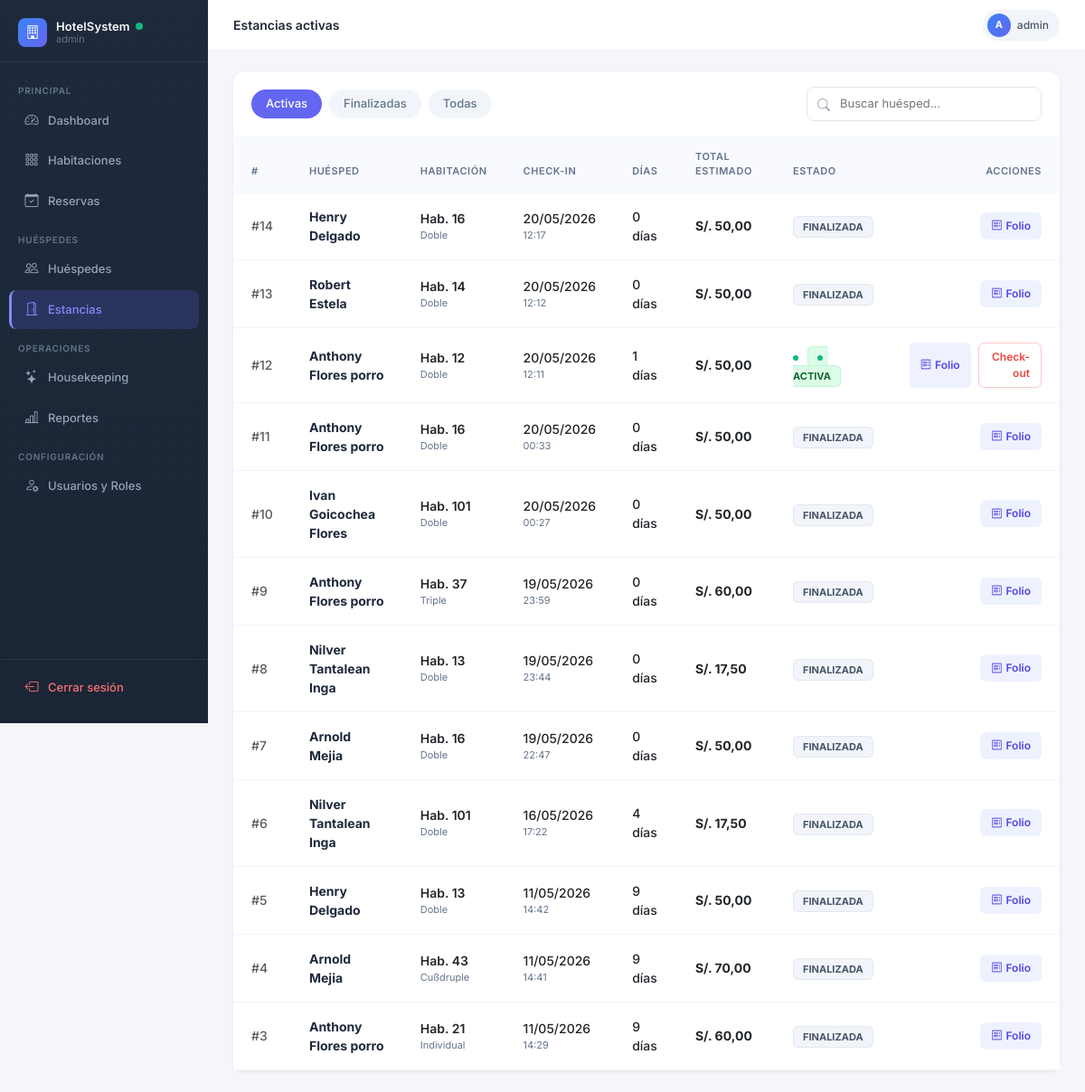
The app's page /estancias/ (signed in), older data.
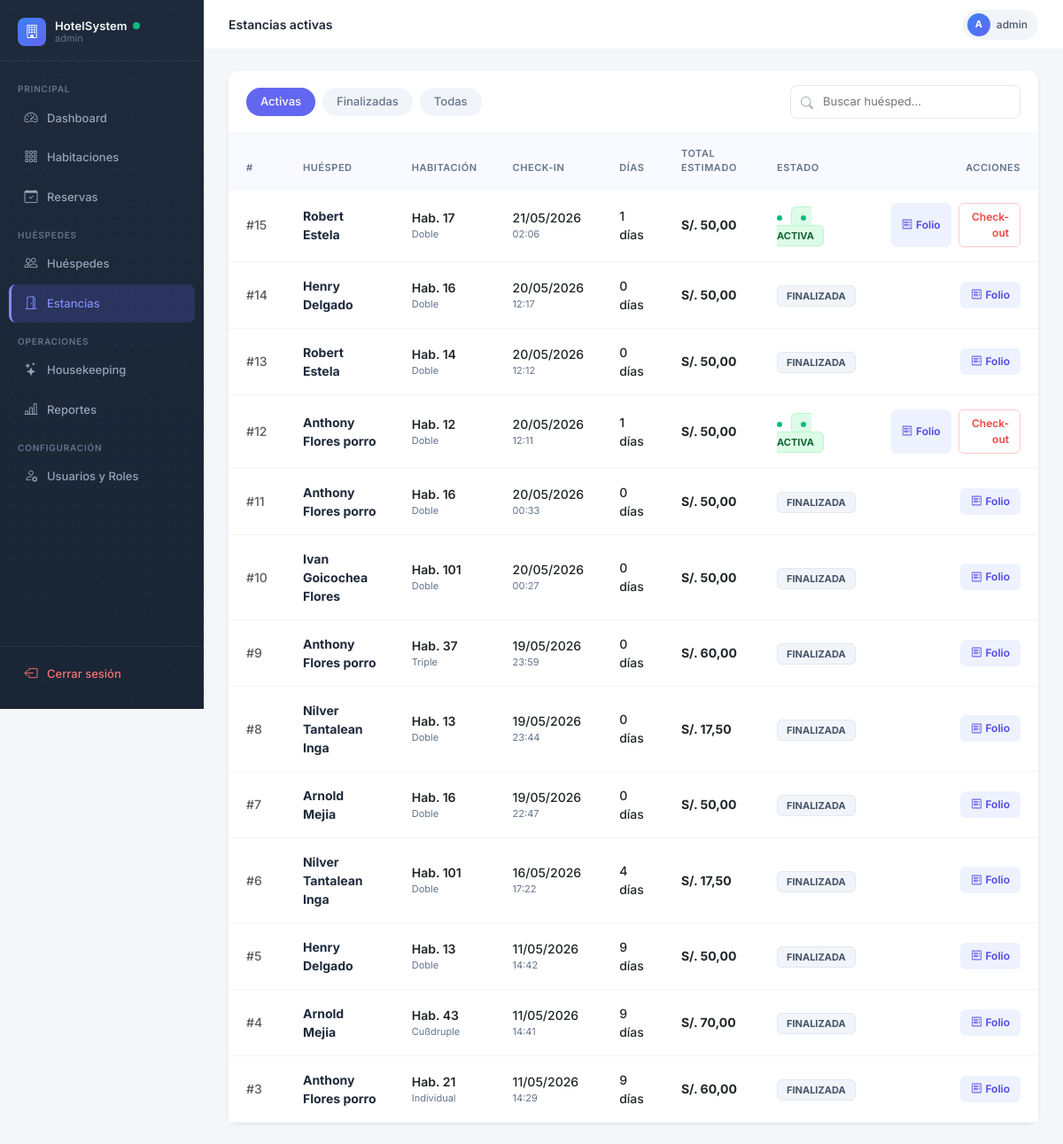
The same page, newer data.
### estancias/models.py (models this page shows, shortened)
class Estancia(models.Model):
    ACTIVA = 'ACTIVA'
    FINALIZADA = 'FINALIZADA'
    ESTADO_CHOICES = [
        (ACTIVA, 'Activa'),
        (FINALIZADA, 'Finalizada'),
    ]
    reserva = models.OneToOneField(Reserva, on_delete=models.CASCADE, related_name='estancia')
    habitacion = models.ForeignKey(Habitacion, on_delete=models.CASCADE, related_name='estancias')
    fecha_checkin = models.DateTimeField(auto_now_add=True)
    fecha_checkout = models.DateTimeField(null=True, blank=True)
    precio_final = models.DecimalField(max_digits=10, decimal_places=2, default=0)
    estado = models.CharField(max_length=20, choices=ESTADO_CHOICES, default=ACTIVA)
    class Meta:
        verbose_name = 'Estancia'
        verbose_name_plural = 'Estancias'

### reservas/models.py (models this page shows, shortened)
class Reserva(models.Model):
    POR_DIA = 'DIA'
    POR_HORA = 'HORA'
    MODALIDAD_CHOICES = [
        (POR_DIA, 'Por dia'),
        (POR_HORA, 'Por horas'),
    ]
    PENDIENTE = 'PENDIENTE'
    CONFIRMADA = 'CONFIRMADA'
    CHECKIN = 'CHECKIN'
    CHECKOUT = 'CHECKOUT'
    CANCELADA = 'CANCELADA'
    ESTADO_CHOICES = [
        (PENDIENTE, 'Pendiente'),
        (CONFIRMADA, 'Confirmada'),
        (CHECKIN, 'Check-In realizado'),
        (CHECKOUT, 'Check-Out realizado'),
        (CANCELADA, 'Cancelada'),
    ]
    DIRECTO = 'DIRECTO'
    WEB = 'WEB'
    AGENCIA = 'AGENCIA'
    ORIGEN_CHOICES = [
        (DIRECTO, 'Directo'),
        (WEB, 'Web'),
        (AGENCIA, 'Agencia'),
    ]
    hotel = models.ForeignKey(Hotel, on_delete=models.CASCADE, related_name='reservas')
    huesped = models.ForeignKey(Huesped, on_delete=models.CASCADE, related_name='reservas')
    habitacion = models.ForeignKey(Habitacion, on_delete=models.SET_NULL, null=True, blank=True, related_name='reservas')
    fecha_entrada = models.DateField()
    fecha_salida = models.DateField()
    fecha_hora_entrada = models.DateTimeField(null=True, blank=True)
    fecha_hora_salida = models.DateTimeField(null=True, blank=True)
    modalidad = models.CharField(max_length=10, choices=MODALIDAD_CHOICES, default=POR_DIA)
    duracion_horas = models.DecimalField(max_digits=5, decimal_places=2, default=0)
    tolerancia_minutos = models.PositiveIntegerField(default=10)
    cargo_extra_desde_minutos = models.PositiveIntegerField(default=30)
    num_adultos = models.IntegerField(default=1, validators=[MinValueValidator(1)])
    estado = models.CharField(max_length=20, choices=ESTADO_CHOICES, default=PENDIENTE)
    precio_total = models.DecimalField(max_digits=10, decimal_places=2, default=0)
    origen = models.CharField(max_length=10, choices=ORIGEN_CHOICES, default=DIRECTO)
    created_at = models.DateTimeField(auto_now_add=True)
    class Meta:
        verbose_name = 'Reserva'
        verbose_name_plural = 'Reservas'

### huespedes/models.py (models this page shows, shortened)
class Huesped(models.Model):
    DNI = 'DNI'
    PASAPORTE = 'PASAPORTE'
    CE = 'CE'
    TIPO_DOC_CHOICES = [
        (DNI, 'DNI'),
        (PASAPORTE, 'Pasaporte'),
        (CE, 'Carné de Extranjería'),
    ]
    tipo_doc = models.CharField(max_length=10, choices=TIPO_DOC_CHOICES, default=DNI)
    num_doc = models.CharField(max_length=20, unique=True)
    nombres = models.CharField(max_length=100)
    apellidos = models.CharField(max_length=100)
    email = models.EmailField(blank=True, null=True)
    telefono = models.CharField(max_length=20, blank=True, null=True)
    nacionalidad = models.CharField(max_length=50, default='Peruana')
    created_at = models.DateTimeField(auto_now_add=True)
    class Meta:
        verbose_name = 'Huésped'
        verbose_name_plural = 'Huéspedes'

### hotel/models.py (models this page shows, shortened)
class Habitacion(models.Model):
    DISPONIBLE = 'DISPONIBLE'
    OCUPADA = 'OCUPADA'
    LIMPIEZA = 'LIMPIEZA'
    MANTENIMIENTO = 'MANTENIMIENTO'
    ESTADO_CHOICES = [
        (DISPONIBLE, 'Disponible'),
        (OCUPADA, 'Ocupada'),
        (LIMPIEZA, 'En Limpieza'),
        (MANTENIMIENTO, 'En Mantenimiento'),
    ]
    hotel = models.ForeignKey(Hotel, on_delete=models.CASCADE, related_name='habitaciones')
    tipo = models.ForeignKey(TipoHabitacion, on_delete=models.CASCADE, related_name='habitaciones')
    numero = models.CharField(max_length=10)
    piso = models.IntegerField()
    estado = models.CharField(max_length=20, choices=ESTADO_CHOICES, default=DISPONIBLE)
    imagen_url = models.URLField(blank=True, null=True)
    imagenes_urls = models.JSONField(default=list, blank=True)
    class Meta:
        verbose_name = 'Habitación'
        verbose_name_plural = 'Habitaciones'
        unique_together = ['hotel', 'numero']

class TipoHabitacion(models.Model):
    hotel = models.ForeignKey(Hotel, on_delete=models.CASCADE, related_name='tipos_habitacion')
    nombre = models.CharField(max_length=100)
    capacidad = models.IntegerField(validators=[MinValueValidator(1)])
    precio_base = models.DecimalField(max_digits=10, decimal_places=2)
    amenidades = models.JSONField(default=list)
    class Meta:
        verbose_name = 'Tipo de Habitación'
        verbose_name_plural = 'Tipos de Habitación'

### views_frontend.py (the view)
# urls.py: path('estancias/', estancias_lista, name='estancias_lista'),
@login_required
def estancias_lista(request):
    if not _es_recepcionista(request.user):
        return _acceso_denegado(request)
    from django.utils import timezone
    estancias = Estancia.objects.select_related(
        'reserva__huesped', 'habitacion__tipo'
    ).all().order_by('-fecha_checkin')
    for e in estancias:
        if e.fecha_checkout:
            e.dias_estancia = (e.fecha_checkout.date() - e.fecha_checkin.date()).days
        else:
            e.dias_estancia = (timezone.now().date() - e.fecha_checkin.date()).days or 1
    return render(request, 'estancias/lista.html', {'estancias': estancias})

### views_frontend.py (called while the page is built)
def _es_admin(user):
    return user.is_superuser or user.groups.filter(name='admin').exists()

def _es_recepcionista(user):
    return _es_admin(user) or user.groups.filter(name='recepcionista').exists()

### templates/estancias/lista.html (shortened to what this page needs)
{% extends 'base.html' %}
{% block page_title %}Estancias activas{% endblock %}
{% block content %}
<div class="card border-0 shadow-sm" style="border-radius: 12px; background: #fff;">
  <div class="estancias-filters">
    <div class="estancias-tabs">
      <a href="?estado=ACTIVA" class="estancias-tab {% if request.GET.estado == 'ACTIVA' or not request.GET.estado %}active{% endif %}">Activas</a>
      <a href="?estado=FINALIZADA" class="estancias-tab {% if request.GET.estado == 'FINALIZADA' %}active{% endif %}">Finalizadas</a>
      <a href="?estado=TODAS" class="estancias-tab {% if request.GET.estado == 'TODAS' %}active{% endif %}">Todas</a>
    </div>
    <div class="search-wrapper">
      <i class="bi bi-search search-icon"></i>
      <form method="get">
        <input type="text" name="q" value="{{ request.GET.q }}" class="search-input" placeholder="Buscar huésped...">
      </form>
    </div>
  </div>
  <div class="table-responsive">
    <table class="table table-estancias table-hover mb-0" style="width: 100%; border-collapse: collapse;">
      <thead>
        <tr><th>#</th><th>Huésped</th><th>Habitación</th><th>Check-in</th><th>Días</th>{% if not request.user.groups.all|join:',' == 'Recepcionista' %}<th>Total estimado</th>{% endif %}<th>Estado</th><th class="text-end">Acciones</th></tr>
      </thead>
      <tbody>
        {% for e in estancias %}
        <tr>
          <td class="text-muted fw-medium">#{{ e.id }}</td>
          <td>
            <div class="fw-bold" style="color: #1e293b;">{{ e.reserva.huesped.nombres }} {{ e.reserva.huesped.apellidos }}</div>
          </td>
          <td>
            <div class="fw-semibold text-dark">Hab. {{ e.habitacion.numero }}</div>
            <div style="font-size: 11px; color: #64748b;">{{ e.habitacion.tipo.nombre }}</div>
          </td>
          <td>
            <div class="fw-medium text-dark">{{ e.fecha_checkin|date:"d/m/Y" }}</div>
            <div style="font-size: 11px; color: #64748b;">{{ e.fecha_checkin|date:"H:i" }}</div>
          </td>
          <td class="fw-medium text-dark">{{ e.dias_estancia }} días</td>
          {% with user_groups=request.user.groups.all|join:',' %}
          {% if 'Recepcionista' not in user_groups or request.user.is_superuser %}
          <td class="fw-bold text-dark">S/. {{ e.precio_final }}</td>
          {% endif %}
          {% endwith %}
          <td>
            {% if e.estado == 'ACTIVA' %}
            <span class="badge-activa">ACTIVA</span>
            {% else %}
            <span class="badge-finalizada">FINALIZADA</span>
            {% endif %}
          </td>
          <td class="text-end">
            <div class="d-flex gap-2 justify-content-end">
              <a href="/estancias/{{ e.id }}/folio/" class="btn-folio text-decoration-none">
                <i class="bi bi-receipt me-1"></i>Folio
              </a>
              {% if e.estado == 'ACTIVA' %}
              <a href="/estancias/{{ e.id }}/checkout/" class="btn-checkout text-decoration-none"
                 onclick="return confirm('¿Confirmar check-out?')">Check-out</a>
              {% endif %}
            </div>
          </td>
        </tr>
        {% endfor %}
      </tbody>
    </table>
  </div>
</div>
{% endblock %}

Row changes from the older to the newer data that the page shows:
added Estancia: id "15", reserva.huesped.nombres "Robert", reserva.huesped.apellidos "Estela", habitacion.numero "17", habitacion.tipo.nombre "Doble", fecha_checkin "21/05/2026", fecha_checkin "02:06", dias_estancia "1", precio_final "50,00", estado "ACTIVA"
